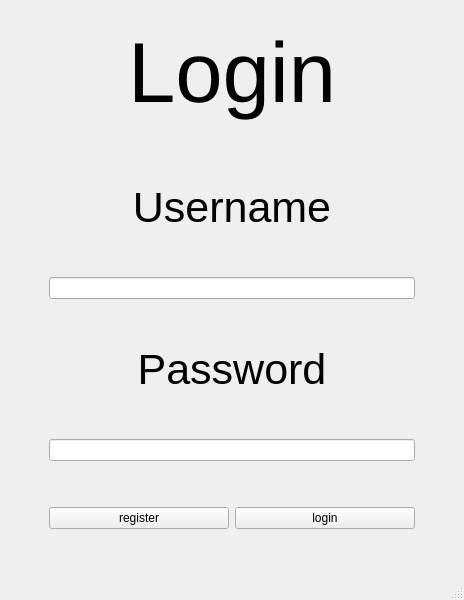
<?xml version="1.0" encoding="UTF-8"?>
<ui version="4.0">
 <class>MainWindow</class>
 <widget class="QMainWindow" name="MainWindow">
  <property name="geometry">
   <rect>
    <x>0</x>
    <y>0</y>
    <width>464</width>
    <height>600</height>
   </rect>
  </property>
  <property name="windowTitle">
   <string>MainWindow</string>
  </property>
  <widget class="QWidget" name="centralwidget">
   <layout class="QGridLayout" name="gridLayout">
    <item row="4" column="1" colspan="2">
     <widget class="QLineEdit" name="password_edit">
      <property name="sizePolicy">
       <sizepolicy hsizetype="Minimum" vsizetype="Fixed">
        <horstretch>20</horstretch>
        <verstretch>0</verstretch>
       </sizepolicy>
      </property>
      <property name="minimumSize">
       <size>
        <width>40</width>
        <height>0</height>
       </size>
      </property>
      <property name="alignment">
       <set>Qt::AlignCenter</set>
      </property>
     </widget>
    </item>
    <item row="8" column="1" colspan="2">
     <spacer name="verticalSpacer">
      <property name="orientation">
       <enum>Qt::Vertical</enum>
      </property>
      <property name="sizeType">
       <enum>QSizePolicy::Preferred</enum>
      </property>
      <property name="sizeHint" stdset="0">
       <size>
        <width>20</width>
        <height>40</height>
       </size>
      </property>
     </spacer>
    </item>
    <item row="3" column="1" colspan="2">
     <widget class="QLabel" name="label_3">
      <property name="font">
       <font>
        <pointsize>32</pointsize>
       </font>
      </property>
      <property name="text">
       <string>Password</string>
      </property>
      <property name="alignment">
       <set>Qt::AlignCenter</set>
      </property>
     </widget>
    </item>
    <item row="1" column="1" colspan="2">
     <widget class="QLabel" name="label_2">
      <property name="font">
       <font>
        <pointsize>32</pointsize>
       </font>
      </property>
      <property name="text">
       <string>Username</string>
      </property>
      <property name="alignment">
       <set>Qt::AlignCenter</set>
      </property>
     </widget>
    </item>
    <item row="7" column="0">
     <spacer name="horizontalSpacer">
      <property name="orientation">
       <enum>Qt::Horizontal</enum>
      </property>
      <property name="sizeType">
       <enum>QSizePolicy::Preferred</enum>
      </property>
      <property name="sizeHint" stdset="0">
       <size>
        <width>40</width>
        <height>20</height>
       </size>
      </property>
     </spacer>
    </item>
    <item row="5" column="1" colspan="2">
     <spacer name="verticalSpacer_2">
      <property name="orientation">
       <enum>Qt::Vertical</enum>
      </property>
      <property name="sizeType">
       <enum>QSizePolicy::Preferred</enum>
      </property>
      <property name="sizeHint" stdset="0">
       <size>
        <width>20</width>
        <height>40</height>
       </size>
      </property>
     </spacer>
    </item>
    <item row="0" column="1" colspan="2">
     <widget class="QLabel" name="label">
      <property name="font">
       <font>
        <pointsize>64</pointsize>
       </font>
      </property>
      <property name="text">
       <string>Login</string>
      </property>
      <property name="alignment">
       <set>Qt::AlignCenter</set>
      </property>
     </widget>
    </item>
    <item row="2" column="1" colspan="2">
     <widget class="QLineEdit" name="username_edit">
      <property name="alignment">
       <set>Qt::AlignCenter</set>
      </property>
     </widget>
    </item>
    <item row="7" column="1">
     <widget class="QPushButton" name="register_button">
      <property name="text">
       <string>register</string>
      </property>
     </widget>
    </item>
    <item row="7" column="2">
     <widget class="QPushButton" name="login_button">
      <property name="text">
       <string>login</string>
      </property>
     </widget>
    </item>
    <item row="7" column="3">
     <spacer name="horizontalSpacer_2">
      <property name="orientation">
       <enum>Qt::Horizontal</enum>
      </property>
      <property name="sizeType">
       <enum>QSizePolicy::Preferred</enum>
      </property>
      <property name="sizeHint" stdset="0">
       <size>
        <width>40</width>
        <height>20</height>
       </size>
      </property>
     </spacer>
    </item>
   </layout>
  </widget>
  <widget class="QMenuBar" name="menubar">
   <property name="geometry">
    <rect>
     <x>0</x>
     <y>0</y>
     <width>464</width>
     <height>24</height>
    </rect>
   </property>
  </widget>
  <widget class="QStatusBar" name="statusbar"/>
 </widget>
 <resources/>
 <connections/>
</ui>
